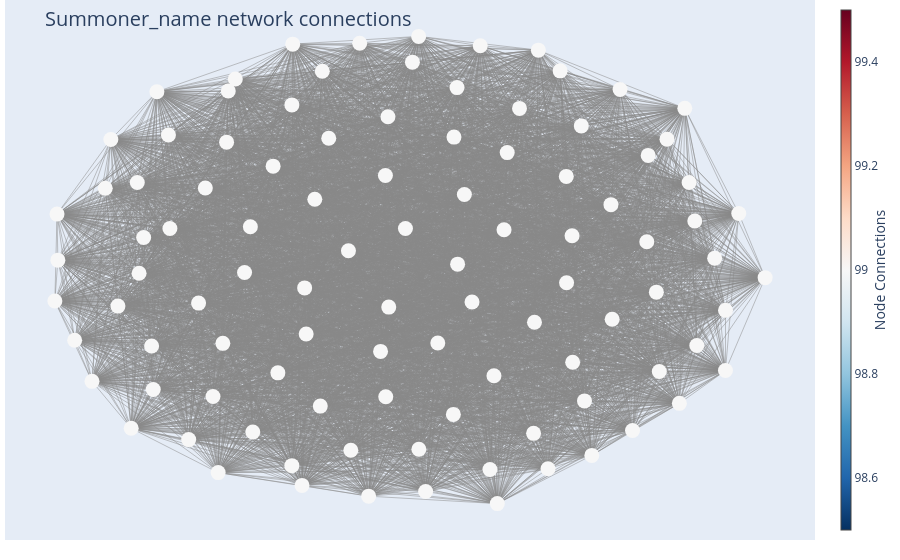

Write notebook code for a chart like this one.
### Code cell
draw_plotly_network_graph(Graph_obj = G, filter = None, filter_nodesbydegree = None)
# 2 minutes for 100 player from orginal database

### Figure 1 — Plotly figure (JSON) as saved in the notebook; plotly's stock layout.template omitted (floating-point values rounded to 4 significant figures; data arrays with more than 128 entries replaced by an {"elided": "..."} marker saying what was removed)
{"data": [{"hoverinfo": "none", "line": {"color": "#888", "width": 0.5}, "mode": "lines", "type": "scatter", "x": {"elided": "14850 float values"}, "y": {"elided": "14850 float values"}}, {"hoverinfo": "text", "marker": {"color": [99, 99, 99, 99, 99, 99, 99, 99, 99, 99, 99, 99, 99, 99, 99, 99, 99, 99, 99, 99, 99, 99, 99, 99, 99, 99, 99, 99, 99, 99, 99, 99, 99, 99, 99, 99, 99, 99, 99, 99, 99, 99, 99, 99, 99, 99, 99, 99, 99, 99, 99, 99, 99, 99, 99, 99, 99, 99, 99, 99, 99, 99, 99, 99, 99, 99, 99, 99, 99, 99, 99, 99, 99, 99, 99, 99, 99, 99, 99, 99, 99, 99, 99, 99, 99, 99, 99, 99, 99, 99, 99, 99, 99, 99, 99, 99, 99, 99, 99, 99], "colorbar": {"thickness": 10, "title": {"side": "right", "text": "Node Connections"}, "xanchor": "left"}, "colorscale": [[0, "rgb(103,0,31)"], [0.1, "rgb(178,24,43)"], [0.2, "rgb(214,96,77)"], [0.3, "rgb(244,165,130)"], [0.4, "rgb(253,219,199)"], [0.5, "rgb(247,247,247)"], [0.6, "rgb(209,229,240)"], [0.7, "rgb(146,197,222)"], [0.8, "rgb(67,147,195)"], [0.9, "rgb(33,102,172)"], [1, "rgb(5,48,97)"]], "line": {"width": 0}, "reversescale": true, "showscale": true, "size": 15}, "mode": "markers", "text": ["christina dayo<br /># of connections: 99", "chick fil adc<br /># of connections: 99", "qding<br /># of connections: 99", "milkgirl69<br /># of connections: 99", "wayr<br /># of connections: 99", "scxm<br /># of connections: 99", "about a week go<br /># of connections: 99", "tenma<br /># of connections: 99", "kill a child<br /># of connections: 99", "nightlastnight<br /># of connections: 99", "g ne tie mayikun<br /># of connections: 99", "littelplanet<br /># of connections: 99", "tsuki no kami<br /># of connections: 99", "iluvatardis<br /># of connections: 99", "uuuhhhhaaaaaaahh<br /># of connections: 99", "jackais<br /># of connections: 99", "dumommay<br /># of connections: 99", "never forgetti<br /># of connections: 99", "strikereffect<br /># of connections: 99", "jedi mind<br /># of connections: 99", "ms35<br /># of connections: 99", "naked physicist<br /># of connections: 99", "lightning1<br /># of connections: 99", "lor fusod<br /># of connections: 99", "astroyeat17<br /># of connections: 99", "è lóng páo xiào<br /># of connections: 99", "fentanyl phenom<br /># of connections: 99", "dshalfrightface<br /># of connections: 99", "kobe b mamba<br /># of connections: 99", "sharcraysha<br /># of connections: 99", "tacos de asada<br /># of connections: 99", "jannybravo<br /># of connections: 99", "simplyheroine<br /># of connections: 99", "gold diggur<br /># of connections: 99", "lf eboy<br /># of connections: 99", "brother goop<br /># of connections: 99", "not jenny <br /># of connections: 99", "quan psu<br /># of connections: 99", "mango mèo<br /># of connections: 99", "mangamania<br /># of connections: 99", "crackadon<br /># of connections: 99", "hannsbrolo<br /># of connections: 99", "shaka kahn<br /># of connections: 99", "metify<br /># of connections: 99", "do what ya feel<br /># of connections: 99", "juicyjamal<br /># of connections: 99", "akuffa<br /># of connections: 99", "jelpo<br /># of connections: 99", "hatsúne miku<br /># of connections: 99", "mymehuhoko<br /># of connections: 99", "bedmonkey<br /># of connections: 99", "xxxxxxxxxx4<br /># of connections: 99", "thıef<br /># of connections: 99", "oldgreeneyes<br /># of connections: 99", "twluk<br /># of connections: 99", "sssue<br /># of connections: 99", "lucchi<br /># of connections: 99", "obercyci345<br /># of connections: 99", "eruvin dancho<br /># of connections: 99", "twinklein<br /># of connections: 99", "a naive boy<br /># of connections: 99", "little yy<br /># of connections: 99", "swiftlee<br /># of connections: 99", "juliacow<br /># of connections: 99", "rng pipishrimp<br /># of connections: 99", "chinese new year<br /># of connections: 99", "prof dckweed<br /># of connections: 99", "louis kim<br /># of connections: 99", "pannzzy<br /># of connections: 99", "ancient power<br /># of connections: 99", "xiao jelly<br /># of connections: 99", "bruceasaurusxoxo<br /># of connections: 99", "letsmakebread<br /># of connections: 99", "pengz1<br /># of connections: 99", "twink hater<br /># of connections: 99", "swie<br /># of connections: 99", "bleachisbad4u<br /># of connections: 99", "milkyboi6<br /># of connections: 99", "õ a õ<br /># of connections: 99", "1iber<br /># of connections: 99", "xavieredith<br /># of connections: 99", "theonlynub<br /># of connections: 99", "zdipinto<br /># of connections: 99", "barded<br /># of connections: 99", "thusa<br /># of connections: 99", "magykal1<br /># of connections: 99", "wafflesare4fun<br /># of connections: 99", "abyssions<br /># of connections: 99", "syasia<br /># of connections: 99", "cavalıer<br /># of connections: 99", "yena<br /># of connections: 99", "switch onto head<br /># of connections: 99", "pengµin<br /># of connections: 99", "ricennoodlez<br /># of connections: 99", "rottijdp<br /># of connections: 99", "freakyydeakyy<br /># of connections: 99", "dad of 2 and you<br /># of connections: 99", "phuzd<br /># of connections: 99", "the jazz cat<br /># of connections: 99", "lordbaicai5<br /># of connections: 99"], "type": "scatter", "x": [-0.7398, 0.156, 0.5769, -0.6838, -0.2596, -0.478, 0.4955, -0.4734, -0.2638, 0.7306, 0.01289, -0.4061, 0.4718, -0.1127, -0.1435, 0.6019, 0.7795, 0.2922, -0.1371, -0.5153, -0.4541, -0.2989, -0.2208, -0.941, 0.4543, 0.4041, 0.3645, 0.7015, 0.6361, -0.2988, -0.5011, 0.5802, 0.4701, -0.5363, 0.4373, -0.582, 0.1956, 0.679, -0.0882, -0.9433, -0.6335, -0.1976, 0.265, 0.032, -0.7231, -0.4883, -0.5549, 0.807, -0.4128, 0.2448, 0.6752, 0.2558, -0.3373, 0.8913, -0.04116, -0.4287, -0.8474, 0.5043, 0.7647, -0.8949, -0.2359, 0.3777, 0.9276, 0.04914, 0.8125, -0.271, 0.7095, -0.7762, 0.1016, 0.367, 0.1461, 0.1543, -0.2965, -0.2153, 0.1746, 0.8912, 0.0682, 0.2835, -0.6375, -0.9493, 0.7914, -0.3503, 1, -0.7056, -0.03291, -0.03518, -0.6792, -0.7181, 0.2182, -0.05542, -0.6693, -0.7957, 0.1444, 0.8615, 0.5243, -0.04211, 0.4551, -0.811, 0.3259, 0.04972], "y": [-0.657, 0.01198, 0.2543, -0.3216, -0.2729, 0.5091, 0.5753, 0.7174, -0.08475, 0.5214, 0.1573, -0.6722, -0.3879, 0.9123, 0.06651, 0.7237, 0.6468, 0.4666, -0.7464, -0.5276, 0.7664, -0.8092, -0.5665, 0.02824, 0.3696, -0.822, -0.6776, -0.1022, -0.6659, 0.6608, -0.8376, -0.2125, 0.1275, 0.3225, 0.7998, -0.703, -0.142, 0.4552, -0.9336, 0.2159, 0.1574, 0.525, -0.964, 0.8352, 0.3448, -0.3107, -0.1469, 0.1876, 0.1644, -0.8246, 0.1035, -0.4426, -0.4311, -0.1763, -0.5281, -0.02198, -0.4656, -0.5453, -0.5553, -0.2983, 0.2765, 0.8841, 0.2186, 0.9402, -0.3194, -0.8898, -0.4255, -0.1591, -0.3095, -0.2247, 0.5296, 0.7315, 0.9085, 0.7982, 0.296, -0.4217, -0.9144, 0.1524, 0.5384, -0.1384, 0.3448, 0.4113, -0.04314, 0.1206, -0.163, 0.6127, -0.499, -0.02531, 0.9019, -0.3435, 0.7145, 0.5202, -0.6003, 0.0364, -0.7674, 0.3732, -0.06359, 0.3212, 0.6466, -0.7425]}], "layout": {"annotations": [{"showarrow": false, "text": "", "xref": "paper", "yref": "paper"}], "hovermode": "closest", "margin": {"b": 20, "l": 5, "r": 5, "t": 0}, "showlegend": false, "title": {"font": {"size": 20}, "text": "<br>Summoner_name network connections"}, "xaxis": {"showgrid": false, "showticklabels": false, "zeroline": false}, "yaxis": {"showgrid": false, "showticklabels": false, "zeroline": false}}}
